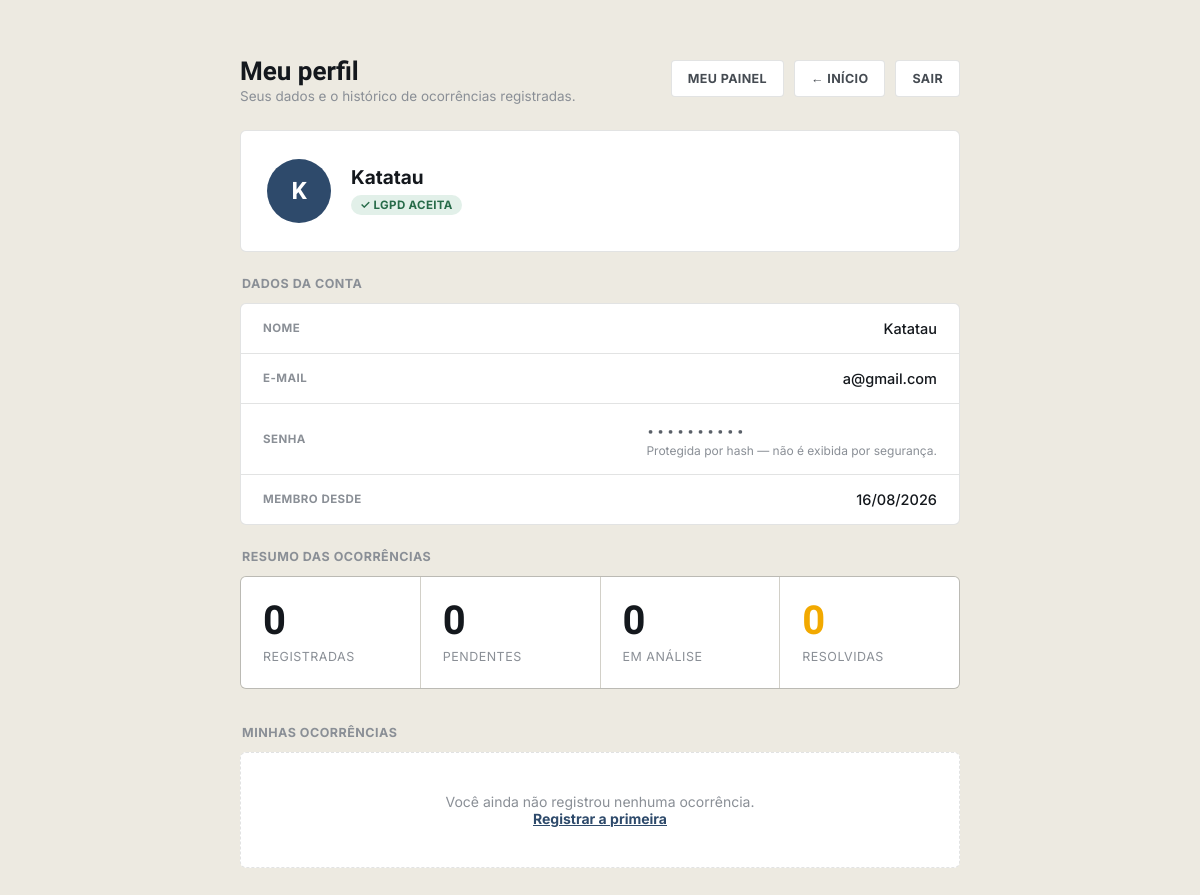
Before: /php/perfil.php (signed in) with the older database file.
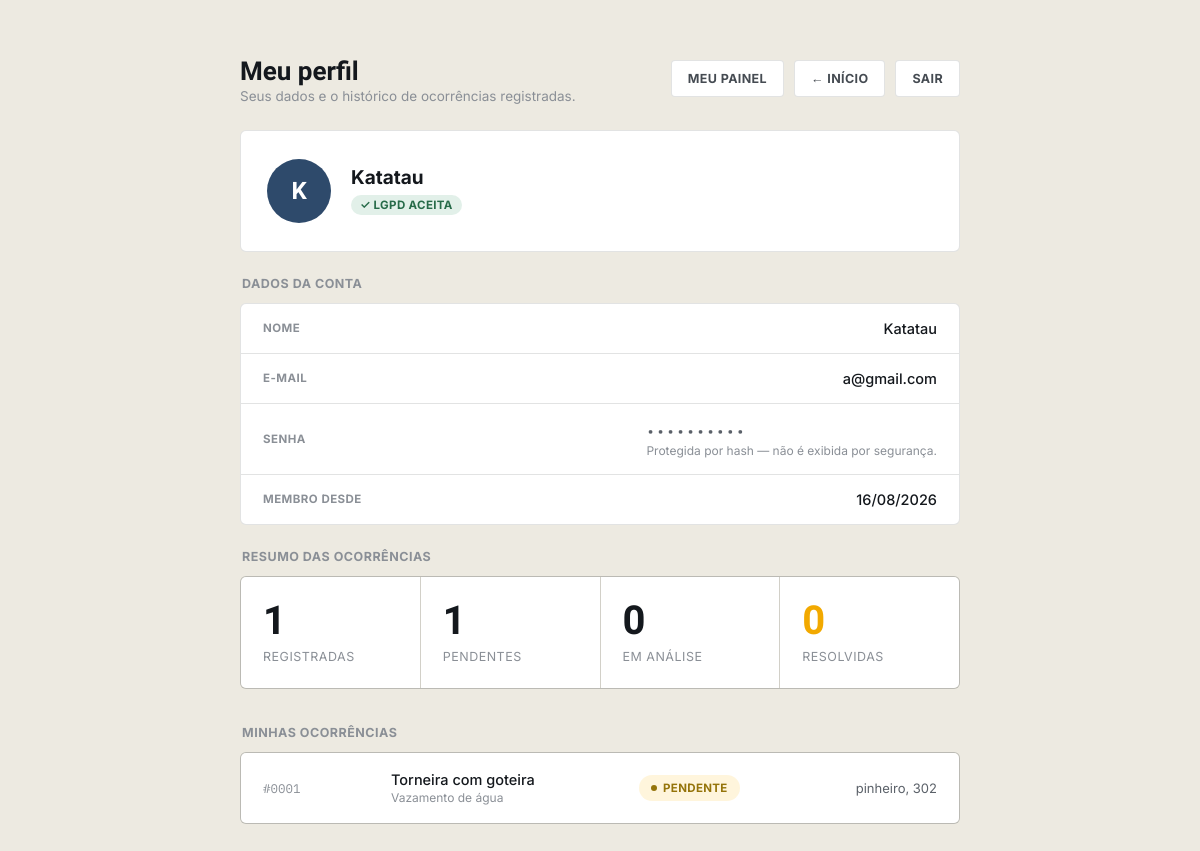
After: the same page with the newer database file.
### tables this page shows
CREATE TABLE `ocorrencias` (
  `id` int(11) NOT NULL,
  `usuario_id` int(11) NOT NULL,
  `categoria` varchar(80) NOT NULL,
  `bairro` varchar(120) NOT NULL,
  `endereco` varchar(200) NOT NULL,
  `descricao` text NOT NULL,
  `foto_path` varchar(255) DEFAULT NULL,
  `status` enum('pendente','em_analise','resolvido') NOT NULL DEFAULT 'pendente',
  `criado_em` datetime NOT NULL DEFAULT current_timestamp()
);

### php/perfil.php (the view, shortened to what this page needs)
<?php
require __DIR__ . '/config.php';
$ehAdmin = (isset($_SESSION['tipo']) ? $_SESSION['tipo'] : 'cidadao') === 'admin';
$stmtUsuario = $pdo->prepare('SELECT nome, email, aceite_lgpd, criado_em FROM usuarios WHERE id = ?');
$stmtUsuario->execute([$_SESSION['usuario_id']]);
$usuario = $stmtUsuario->fetch();
if ($ehAdmin) {
    $ocorrencias = [];
    $total = $pendentes = $emAnalise = $resolvidas = 0;
} else {
    $stmt = $pdo->prepare('SELECT id, categoria, bairro, endereco, descricao, status, criado_em FROM ocorrencias WHERE usuario_id = ? ORDER BY criado_em DESC');
    $stmt->execute([$_SESSION['usuario_id']]);
    $ocorrencias = $stmt->fetchAll();
    $total      = count($ocorrencias);
    $pendentes  = 0;
    $emAnalise  = 0;
    $resolvidas = 0;
    foreach ($ocorrencias as $o) {
        if ($o['status'] === 'pendente')   $pendentes++;
    }
}
$statusInfo = [
    'pendente'    => ['label' => 'Pendente',    'classe' => 'pendente'],
    'em_analise'  => ['label' => 'Em análise',  'classe' => 'analise'],
    'resolvido'   => ['label' => 'Resolvido',   'classe' => 'resolvido'],
];
$membroDesde = date('d/m/Y', strtotime($usuario['criado_em']));
$iniciais = '';
foreach (array_slice(explode(' ', trim($usuario['nome'])), 0, 2) as $parte) {
    $iniciais .= mb_strtoupper(mb_substr($parte, 0, 1));
}
?>
<!DOCTYPE html>
<html lang="pt-BR">
<head>
<link rel="stylesheet" href="../style.css">
</head>
<body style="background:var(--concrete);">
<div class="perfil-wrap">
  <div class="perfil-top">
    <div>
      <h1>Meu perfil</h1>
      <div class="sub"><?= $ehAdmin ? 'Seus dados de administrador.' : 'Seus dados e o histórico de ocorrências registradas.' ?></div>
    </div>
    <div class="perfil-actions">
      <?php if ($ehAdmin): ?>
        <a class="btn-line" href="paineladm.php">Painel administrativo</a>
      <?php else: ?>
        <a class="btn-line" href="painel.php">Meu painel</a>
      <?php endif; ?>
      <a class="btn-line" href="../index.php">&larr; Início</a>
      <a class="btn-line" href="logout.php">Sair</a>
    </div>
  </div>
  <div class="perfil-card">
    <div class="perfil-avatar"><?= htmlspecialchars($iniciais ?: '?') ?></div>
    <div class="perfil-id">
      <div class="nome"><?= htmlspecialchars($usuario['nome']) ?></div>
      <?php if ($ehAdmin): ?>
        <span class="selo" style="color:#5B6169; background:rgba(91,97,105,0.12);">Administrador</span>
      <?php elseif ((int) $usuario['aceite_lgpd'] === 1): ?>
        <span class="selo">✓ LGPD aceita</span>
      <?php endif; ?>
    </div>
  </div>
  <div class="section-label">Dados da conta</div>
  <div class="info-grid">
    <div class="info-row">
      <span class="label">Nome</span>
      <span class="value"><?= htmlspecialchars($usuario['nome']) ?></span>
    </div>
    <div class="info-row">
      <span class="label">E-mail</span>
      <span class="value"><?= htmlspecialchars($usuario['email']) ?></span>
    </div>
    <div class="info-row">
      <span class="label">Senha</span>
      <div>
        <span class="value mono">••••••••••</span>
        <div class="info-hint">Protegida por hash — não é exibida por segurança.</div>
      </div>
    </div>
    <div class="info-row">
      <span class="label">Membro desde</span>
      <span class="value"><?= $membroDesde ?></span>
    </div>
  </div>
  <?php if (!$ehAdmin): ?>
  <div class="section-label">Resumo das ocorrências</div>
  <div class="stats-grid">
    <div class="stat">
      <div class="num"><?= $total ?></div>
      <div class="label">Registradas</div>
    </div>
    <div class="stat">
      <div class="num"><?= $pendentes ?></div>
      <div class="label">Pendentes</div>
    </div>
    <div class="stat">
      <div class="num"><?= $emAnalise ?></div>
      <div class="label">Em análise</div>
    </div>
    <div class="stat accent">
      <div class="num"><?= $resolvidas ?></div>
      <div class="label">Resolvidas</div>
    </div>
  </div>
  <div class="section-label">Minhas ocorrências</div>
  <?php if (empty($ocorrencias)): ?>
    <div class="empty-state">
      Você ainda não registrou nenhuma ocorrência.
      <br><a href="Registrar.php" style="color:var(--municipal); font-weight:700;">Registrar a primeira</a>
    </div>
  <?php else: ?>
    <div class="card-list">
      <?php foreach ($ocorrencias as $o): ?>
        <?php $info = $statusInfo[$o['status']]; ?>
        <div class="occ-card">
          <span class="proto-id mono">#<?= str_pad($o['id'], 4, '0', STR_PAD_LEFT) ?></span>
          <span class="desc"><?= htmlspecialchars($o['descricao']) ?><span class="cat"><?= htmlspecialchars($o['categoria']) ?></span></span>
          <span class="pill <?= $info['classe'] ?>"><?= $info['label'] ?></span>
          <span class="bairro"><?= htmlspecialchars($o['endereco']) ?></span>
        </div>
      <?php endforeach; ?>
    </div>
  <?php endif; ?>
  <?php endif; ?>
</div>
</body>
</html>

Changed rows visible on the page:
added ocorrencias: id "0001", descricao "Torneira com goteira", categoria "Vazamento de água", status "PENDENTE", endereco "pinheiro, 302"
Other visible differences:
$total: "0" → "1"
$pendentes: "0" → "1"
text no longer shown: "Você ainda não registrou nenhuma ocorrência. Registrar a primeira"
